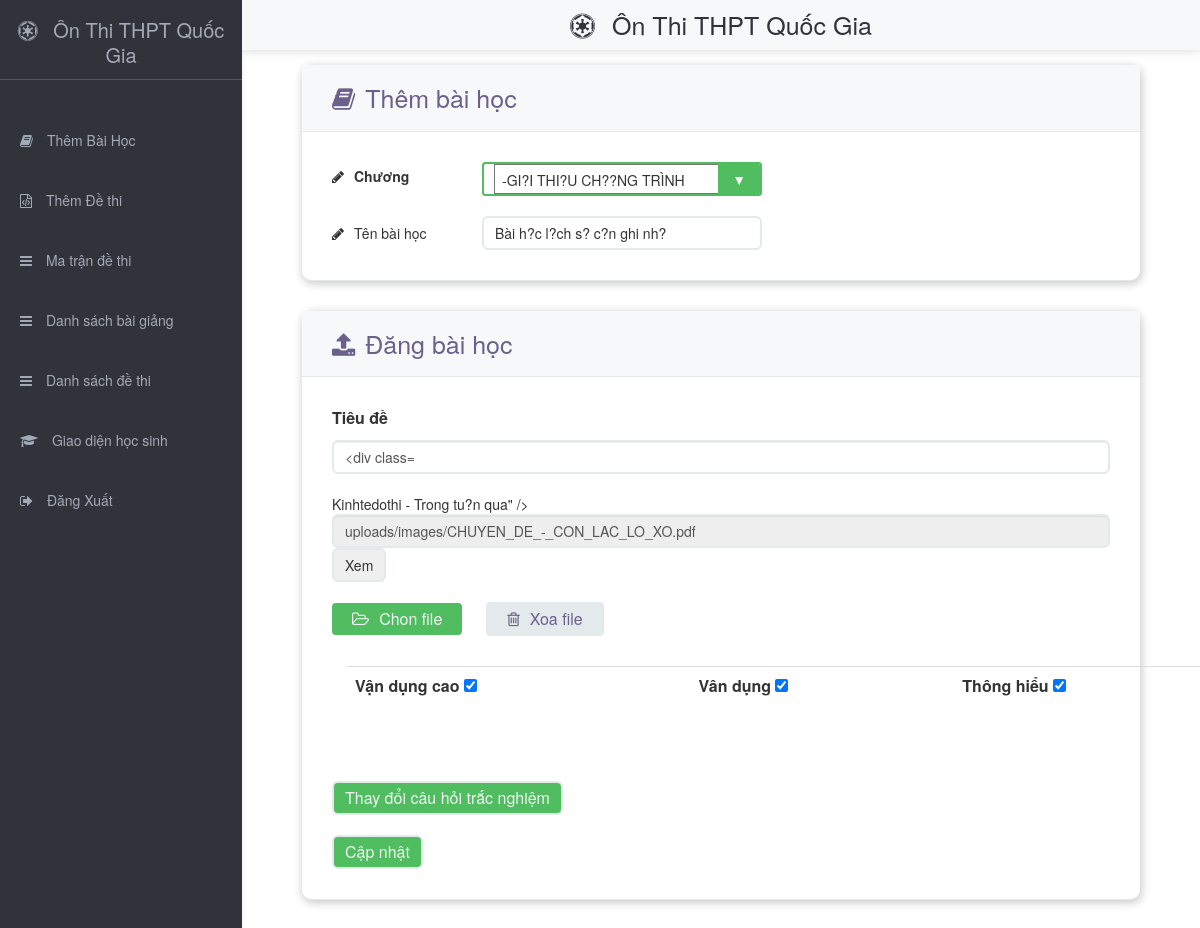
Page /update_baigiang.php?mabaigiang=2 on the committed database.
### tables this page shows
CREATE TABLE IF NOT EXISTS `chitietcongthuc` (
  `MaChiTiet` int(11) NOT NULL,
  `TenCongThuc` text NOT NULL,
  `NoiDung` text NOT NULL,
  `MaChuong` int(11) NOT NULL,
  `linkvideo` text NOT NULL,
  `note` int(10) NOT NULL
);

### inc/function.php (the view, shortened to what this page needs)
<?php
function show_categories_2($chose,$parent_id="0",$insert_text="-")
{
	global $dbc;
	$query_dq="SELECT * FROM tblchuong WHERE MaMonHoc=1";
	$categories=mysqli_query($dbc,$query_dq);
	while($category=mysqli_fetch_array($categories,MYSQLI_ASSOC))
	{
		if($category["MaChuong"]==$chose)
		{
			echo("<option value='".$category["MaChuong"]."' selected>".$insert_text.$category['TenChuong']."</option>");
		}
		else{
			echo("<option value='".$category["MaChuong"]."'>".$insert_text.$category['TenChuong']."</option>");
		}
	}
	return true;
}
function selectCtrl_2($name,$class,$chose)
{
	echo "<select  id='list' name='".$name."' class='".$class."' onchange='ddlselect();'>>";
	show_categories_2($chose);
	echo "</select>";
}
?>

### update_baigiang.php (shortened to what this page needs)
<?php include_once('inc/function.php'); ?>
<?php include_once('inc/myconnect.php');
$mabaigiang=$_GET['mabaigiang'];
$query_2 = "SELECT * FROM chitietcongthuc WHERE MaChiTiet=".$mabaigiang;
$results_2 = mysqli_query($dbc, $query_2);
$bg = mysqli_fetch_array($results_2, MYSQLI_ASSOC);
?>
<link rel="stylesheet" type="text/css" href="site/css/style-admin.css">
<link rel="stylesheet" href="https://cdnjs.cloudflare.com/ajax/libs/font-awesome/4.7.0/css/font-awesome.min.css">
<link rel="stylesheet" href="https://maxcdn.bootstrapcdn.com/bootstrap/3.4.0/css/bootstrap.min.css">
    <div class ="main-container" style="display: flex;">
        <?php include("navBar.php"); ?>
        <div class ="wrapper">
            <?php include("headerAdmin.php"); ?>
            <div class="container-baihoc" id="baiHoc">
                <div class="wrap-contact100 fade-in">
                    <form class="contact100-form validate-form" name="frmbaiviet" method="POST" enctype="multipart/form-data">
                        <div class="baihoc-header">
                            <div class="baihoc-header-title"><span class="contact100-form-title"><i class="fa fa-book" aria-hidden="true"></i>Thêm bài học</span></div>
                            <div class="pad-30">
                                <div>
                                    <div class="form-group baihoc-chuong">
                                    <label class="label-input100"><i class="fa fa-pencil" aria-hidden="true"></i>Chương</label>
                                        <div class="select">
                                        <?php
                                        $chuong = $bg['MaChuong'];
                                        selectCtrl_2('TenChuong','forFormdim',$chuong);
                                        ?>
                                        </div>
                                    </div>
                                </div>
                                <div class="wrap-input100" data-validate = "Valid email is required: ex@abc.xyz">
                                    <span class="label-input100"><i class="fa fa-pencil" aria-hidden="true"></i>Tên bài học</span>
                                    <input class="input100" type="text" name="tenbaihoc"  value="<?php echo $bg['TenCongThuc']; ?>">
                                </div>
                            </div>
                        </div>
                        <div class="baihoc-content">
                            <div class="baihoc-header-title"><span class="contact100-form-title"><i class="fa fa-upload" aria-hidden="true"></i>Đăng bài học</span></div>
                            <div class="pad-30">
                                <div id='path-group'>
                                    <?php
                                        $query = "SELECT * FROM chitietcongthuc WHERE MaChiTiet=".$mabaigiang;
                                        $results = mysqli_query($dbc, $query);
                                        $ct = mysqli_fetch_array($results, MYSQLI_ASSOC);
                                        $link = $ct["linkvideo"];
                                        $link = ltrim($link, '["');
                                        $link = rtrim($link, '"]');
                                        $arr_link=explode('","',$link);
                                        $name = $ct["NoiDung"];
                                        $arr_name = explode(',',$name);
                                        for ($i=0; $i < count($arr_link); $i++) {
                                    ?>
                                    <p class="baihoc-small-title">Tiêu đề</p><input class="form-control dangbaihoc-input" value="<?php echo $arr_name[$i]; ?>" />
                                    <input class="form-control" value="<?php echo $arr_link[$i]; ?>" readonly="readonly"/>
                                    <input type="button" class="button-click" value="Xem" id="<?php echo $arr_link[$i]; ?>" /><br/><br/>
                                    <?php
                                    }
                                    ?>
                                </div>
                                <a href="#" id="select-img" title="Chon hinh anh" class="btn-style-general"><i class="fa fa-folder-open-o" aria-hidden="true"></i>Chon file</a>
                                <a href="#" id="remove-img" title="Xoa hinh anh" class="btn-style-remove"><i class="fa fa-trash-o" aria-hidden="true"></i>Xoa file</a>
                                <br/>
                                    <div class="tab-content row pad-30">
                <div class="container add-lesson-border">
            <div class="row choosen-courses">
                            <table class="table">
            <tr>
                <?php
                $mucdo = $ct['note'];
                $arr_ct = (explode(",",$mucdo));
                ?>
                <td>
                    <div class="form-check-inline">
                        <label class="container-btn1 mdl-radio__label">Vận dụng cao
                          <input type="checkbox" <?php if($arr_ct[3] !== '0'){ ?> checked="checked" <?php } ?> class="chb" name="mucdo[]" value="4">
                        </label>
                    </div>
                </td>
                <td>
                    <div class="form-check-inline">
                        <label class="container-btn1 mdl-radio__label">Vân dụng
                          <input type="checkbox" <?php if($arr_ct[2] !== '0'){ ?>  checked="checked" <?php } ?> class="chb" name="mucdo[]" value="3">
                        </label>
                    </div>
                </td>
                <td>
                    <div class="form-check-inline mdl-radio__label">
                        <label class="container-btn1 color-red">Thông hiểu
                          <input type="checkbox" <?php if($arr_ct[1] !== '0'){ ?>  checked="checked" <?php } ?> class="chb" name="mucdo[]" value="2">
                        </label>
                    </div>
                </td>
            </tr>
        </table>
    </div>
</div>
</div>
                                    <input type="submit" class="btn-style-general" name="2" value="Thay đổi câu hỏi trắc nghiệm"/>
                                <input type="submit" name="1" class="btn-style-general" value="Cập nhật">
                            </div>
                        </div>
                    </form>
                </div>
            </div>
        </div>
    </div>
</body>
</html>

### site/css/style-admin.css (style rules this page uses)
select { -webkit-appearance: none; -moz-appearance: none; -ms-appearance: none; appearance: none; outline: 0; box-shadow: none; background: #fff; background-image: none; }
.select { position: relative; display: flex; width: 20em; height: 34px; line-height: 31px; background: #fff; overflow: hidden; border-radius: .25em; border: 2px solid #4fbd60; padding: 0px 10px; }
select { flex: 1; padding: 0 .5em; color: #999; cursor: pointer; }
.select::after { content: '\25BC'; position: absolute; top: 0; right: 0; padding: 0 1em; background: #4fbd60; cursor: pointer; pointer-events: none; -webkit-transition: .25s all ease; -o-transition: .25s all ease; transition: .25s all ease; color:#fff; }
a { text-decoration: none!important; }
input { border:2px solid var(--color-border)!important; border-radius: 6px!important; padding: 5px 11px!important; }
.dangbaihoc-input { margin-bottom: 20px; }
.fa { margin-right: 10px; }
.pad-30 { padding: 30px; }
.contact100-form-title { font-size: 25px; color: var(--color-title); }
.form-group { margin-bottom: 0px; }
.baihoc-header { background: #fff; border-bottom: 1px solid var(--color-border); border-radius: 10px; box-shadow: var(--box-shadow); }
.baihoc-content { border-bottom: 1px solid var(--color-border); }
.baihoc-content { margin-top: 30px; background: #fff; border-bottom: 1px solid var(--color-border); border-radius: 10px; box-shadow: var(--box-shadow); }
.baihoc-header-title { background: var(--bg-footer); padding: 15px 30px; border-bottom: 1px solid var(--color-border); }
.btn-style-general { background-color: var(--bg-color); border: none; border-radius: 4px; font-weight: 400; color: #F1F3F4; padding: 6px 20px; font-size: 16px; line-height: 20px; display: inline-block; cursor: pointer; text-decoration: none; margin-right: 20px; }
.btn-style-remove { background-color: var(--color-border); border: 1px solid var(--color-border); border-radius: 4px; font-weight: 400; color: var(--color-title); padding: 6px 20px; font-size: 16px; line-height: 20px; display: inline-block; cursor: pointer; text-decoration: none; }
.baihoc-small-title { font-size: 16px; font-weight: 600; }
.baihoc-chuong { display: flex; }
.wrap-input100 { display: flex; margin-top: 20px; }
.input100 { width: 280px; }
.label-input100 { align-self: center; width: 150px; }
.wrap-contact100 { margin-top: 10px; }
.wrapper { margin: 0; overflow: auto; -webkit-overflow-scrolling: touch; height: 100vh; width: 100%; }
.container-baihoc { margin: 15px 60px 30px 60px; }

### site/css/styleSiteBar.css (style rules this page uses)
* { box-sizing: border-box; -moz-box-sizing:border-box; -webkit-box-sizing:border-box; }

### rows in the picture
chitietcongthuc: tenbaihoc "Bài h?c l?ch s? c?n ghi nh?", i "Kinhtedothi - Trong tu?n qua", linkvideo "uploads/images/CHUYEN_DE_-_CON_LAC_LO_XO.pdf", note "☑"

### other values in the picture
form field TenChuong "-GI?I THI?U CH??NG TRÌNH"
